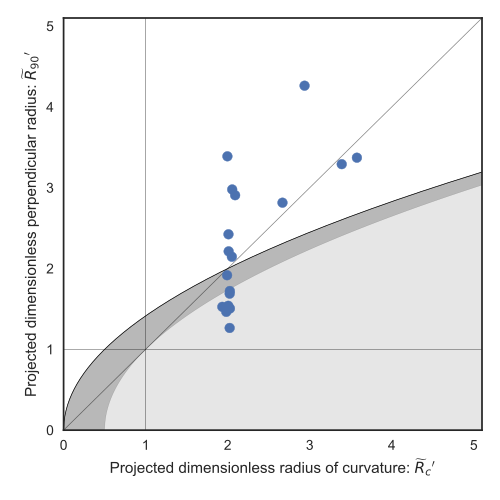

The script that drew this image:
import sys
import numpy as np
from matplotlib import pyplot as plt
import matplotlib.ticker
import seaborn as sns
import json

plotfile = sys.argv[0].replace('.py', '.pdf')

sns.set_style('white')

fig, ax = plt.subplots(figsize=(5, 5))
Rc_grid = np.linspace(0.0, 10.0, 2000)
R90_T0_grid = np.sqrt(2*Rc_grid)
R90_T1_grid = np.sqrt(2*Rc_grid - 1.0)
R90_T1_grid[~np.isfinite(R90_T1_grid)] = 0.0 

ax.fill_between(Rc_grid, R90_T1_grid, R90_T0_grid, color='k', alpha=0.2)
ax.fill_between(Rc_grid, R90_T0_grid, color='k', alpha=0.1)
ax.plot(Rc_grid, R90_T0_grid, c='k', lw=0.5)
ax.axhline(1.0, lw=0.5, alpha=0.5, color='k', zorder=-1)
ax.axvline(1.0, lw=0.5, alpha=0.5, color='k', zorder=-1)
ax.plot([0.0, 10.0], [0.0, 10.0], lw=0.5, alpha=0.5, color='k', zorder=-1)

# Plot the observational data
arc_data_ll = '../read-shapes-LL/radii-set.json'
data = json.load(open(arc_data_ll))['outer']
sources = list(data['R0'].keys())
x, y = [], []
for source in sources:
    try:
        y.append(0.5*(data['R90'][source] + data['Rm90'][source])
                 / data['R0'][source])
    except:
        try:
            y.append(data['R90'][source] / data['R0'][source])
        except:
            try:
                y.append(data['Rm90'][source] / data['R0'][source])
            except:
                continue
    x.append(data['Rc'][source] / data['R0'][source])

ax.scatter(x, y)

ax.set(
    yscale='linear',
    xscale='linear',
    xlim=[0.0, 5.1],
    ylim=[0.0, 5.1],
#    ylim=[-3.0, 1.1],
    xlabel=r"Projected dimensionless radius of curvature: $\widetilde{R}_{c}{}'$",
    ylabel=r"Projected dimensionless perpendicular radius: $\widetilde{R}_{90}{}'$",
)        


fig.tight_layout()
fig.savefig(plotfile)
print(plotfile, end='')
